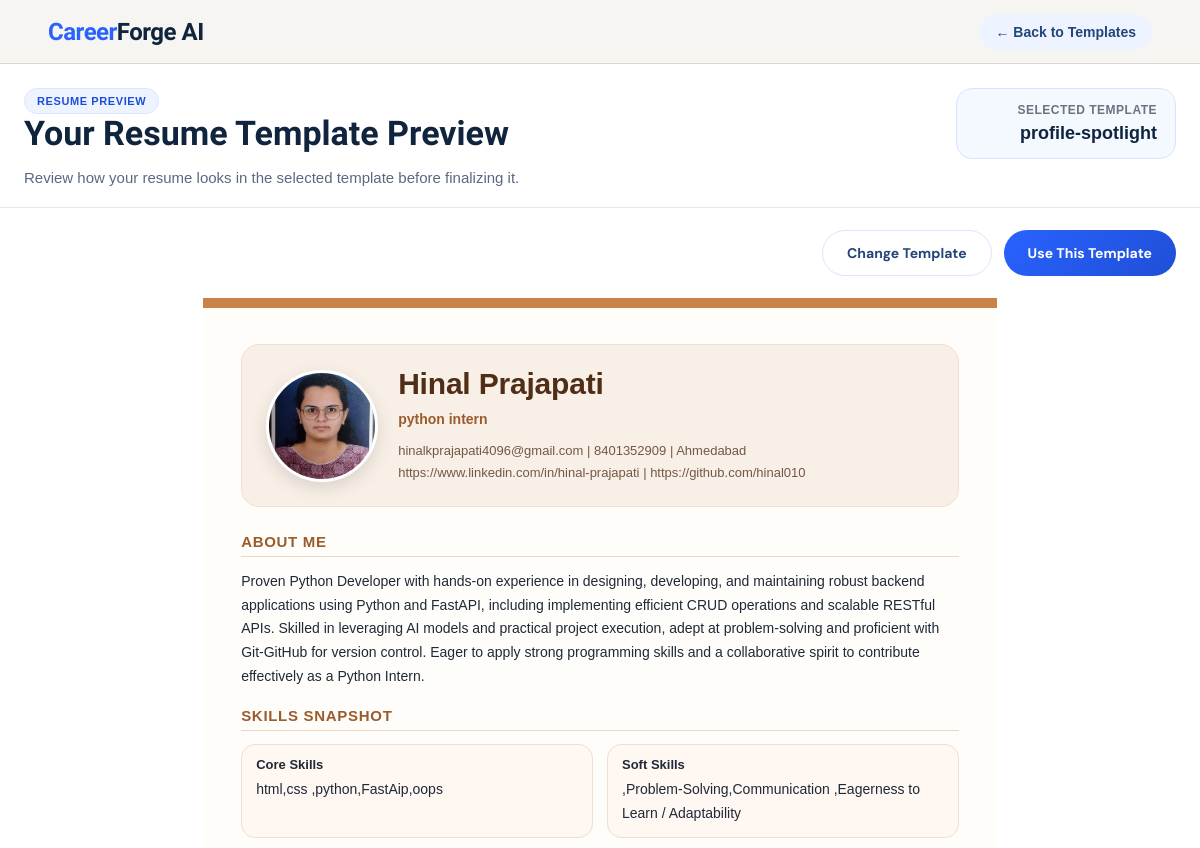
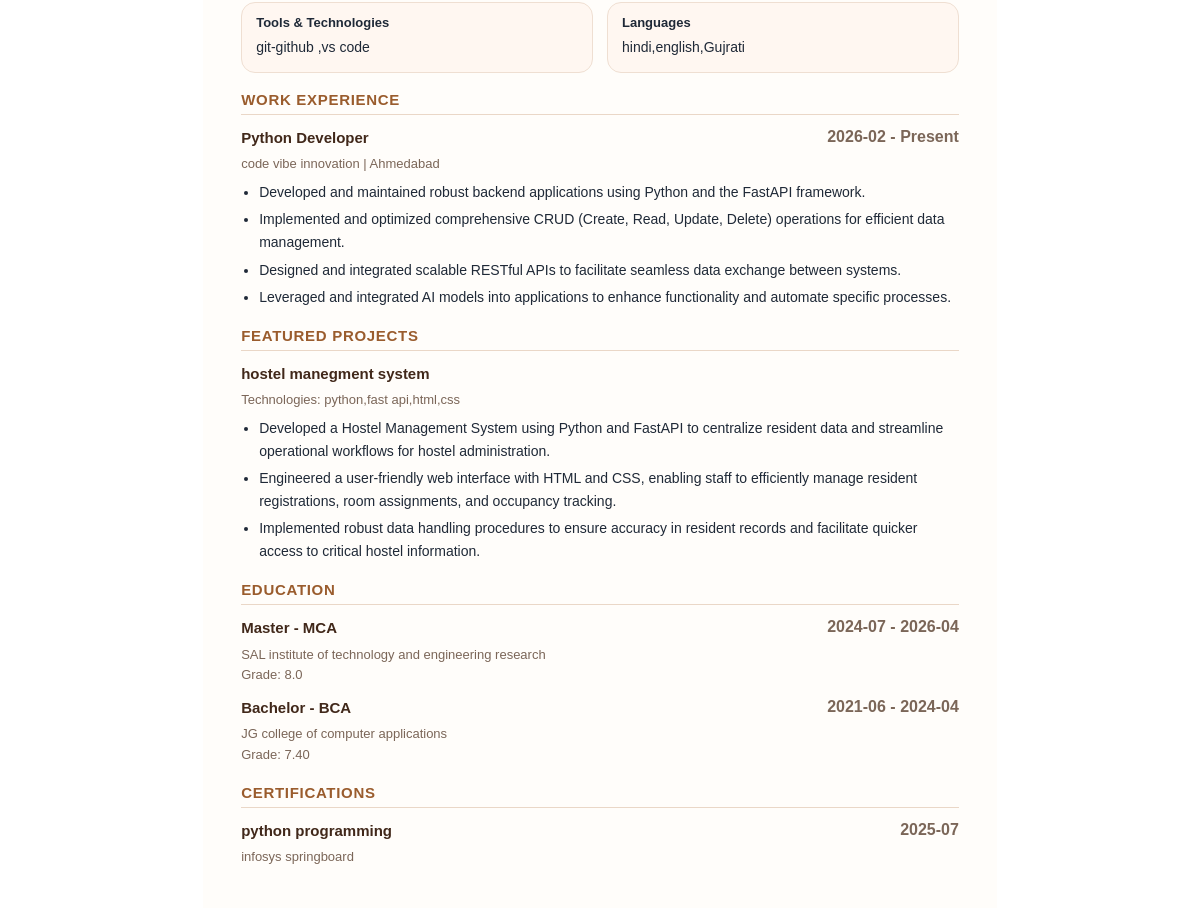
The app's page /resume_preview?template=profile-spotlight (signed in) with its own data (2 pictures, top to bottom).
### tables this page shows
CREATE TABLE user_profile (
    id INTEGER PRIMARY KEY AUTOINCREMENT,
    user_id INTEGER UNIQUE,
    full_name TEXT,
    email TEXT,
    contact TEXT,
    location TEXT,
    country TEXT,
    linkedin TEXT,
    github TEXT,
    photo TEXT,
    FOREIGN KEY (user_id) REFERENCES users(id) ON DELETE CASCADE
);

CREATE TABLE user_skills (
    id INTEGER PRIMARY KEY AUTOINCREMENT,
    user_id INTEGER UNIQUE,
    job_role_id INTEGER,
    custom_job_role TEXT,
    core_skills TEXT,
    soft_skills TEXT,
    tools_technologies TEXT,
    languages TEXT,
    missing_skills_suggestions TEXT,
    FOREIGN KEY (user_id) REFERENCES users(id) ON DELETE CASCADE,
    FOREIGN KEY (job_role_id) REFERENCES job_title_master(id)
);

CREATE TABLE professional_summary (
    id INTEGER PRIMARY KEY AUTOINCREMENT,
    user_id INTEGER UNIQUE,
    professional_summary TEXT,
    FOREIGN KEY (user_id) REFERENCES users(id) ON DELETE CASCADE
);

CREATE TABLE experience (
    id INTEGER PRIMARY KEY AUTOINCREMENT,
    user_id INTEGER NOT NULL,
    job_title_id INTEGER,
    custom_job_title TEXT,
    experience_type_id INTEGER,
    company_name TEXT,
    location TEXT,
    start_month TEXT,
    end_month TEXT,
    currently_working INTEGER DEFAULT 0,
    description TEXT,
    FOREIGN KEY (user_id) REFERENCES users(id) ON DELETE CASCADE,
    FOREIGN KEY (job_title_id) REFERENCES job_title_master(id),
    FOREIGN KEY (experience_type_id) REFERENCES experience_type_master(id)
);

CREATE TABLE projects (
    id INTEGER PRIMARY KEY AUTOINCREMENT,
    user_id INTEGER NOT NULL,
    project_title TEXT NOT NULL,
    technologies TEXT,
    description TEXT,
    FOREIGN KEY (user_id) REFERENCES users(id) ON DELETE CASCADE
);

CREATE TABLE education (
    id INTEGER PRIMARY KEY AUTOINCREMENT,
    user_id INTEGER NOT NULL,
    degree_id INTEGER,
    course_id INTEGER,
    institution_id INTEGER,
    location TEXT,
    start_month TEXT,
    end_month TEXT,
    grade TEXT, custom_degree TEXT, custom_course TEXT, custom_institution TEXT,
    FOREIGN KEY (user_id) REFERENCES users(id) ON DELETE CASCADE,
    FOREIGN KEY (degree_id) REFERENCES degree_master(id),
    FOREIGN KEY (course_id) REFERENCES course_master(id),
    FOREIGN KEY (institution_id) REFERENCES institute_master(id)
);

CREATE TABLE certification (
    id INTEGER PRIMARY KEY AUTOINCREMENT,
    user_id INTEGER NOT NULL,
    certificate_name TEXT NOT NULL,
    organization TEXT NOT NULL,
    certificate_date TEXT NOT NULL,
    FOREIGN KEY (user_id) REFERENCES users(id) ON DELETE CASCADE
);

### main.py (the view)
@app.get("/resume_preview", response_class=HTMLResponse)
def resume_preview_page(
    request: Request,
    template: str = Query(None)
):
    user = require_login(request)
    if isinstance(user, RedirectResponse):
        return user
    template_map = {
        "classic-edge": "resume_templates/classic_edge.html",
        "nova-grid": "resume_templates/nova_grid.html",
        "profile-spotlight": "resume_templates/profile_spotlight.html",
        "pure-ats": "resume_templates/pure_ats.html",
        "executive-line": "resume_templates/executive_line.html",
        "soft-modern": "resume_templates/soft_modern.html",
    }
    selected_row = get_selected_template(user["id"])
    if template in template_map:
        selected_template_name = template
    elif selected_row and selected_row.get("template_name") in template_map:
        selected_template_name = selected_row["template_name"]
    else:
        selected_template_name = "classic-edge"
    template_file = template_map[selected_template_name]
    profile = get_user_profile(user["id"])
    educations = get_education(user["id"])
    experiences = get_experience(user["id"])
    skills = get_skills(user["id"])
    projects = get_projects(user["id"])
    certifications = get_certifications(user["id"])
    summary_row = get_professional_summary(user["id"])
    if skills:
        skills["job_role_text"] = get_job_role_text_from_skills(skills)
    return templates.TemplateResponse(
        request,
        "resume_preview.html",
        {
            "request": request,
            "user": user,
            "profile": profile,
            "educations": educations,
            "experiences": experiences,
            "skills": skills,
            "projects": projects,
            "certifications": certifications,
            "saved_summary": summary_row["professional_summary"] if summary_row else "",
            "selected_template_name": selected_template_name,
            "template_file": template_file
        }
    )

### template/resume_preview.html (shortened to what this page needs)
<!DOCTYPE html>
<html lang="en">
<head>
    <link rel="stylesheet" href="/static/resume_preview.css">
    <link rel="stylesheet" href="/static/resume_pdf.css">
</head>
<body>
    <div class="page-wrapper">
        <header class="topbar">
            <div class="logo"><span>Career</span>Forge AI</div>
            <div class="topbar-actions">
                <a href="/choose_template" class="back-link">← Back to Templates</a>
            </div>
        </header>
        <section class="preview-header">
            <div class="preview-header-left">
                <p class="preview-badge">Resume Preview</p>
                <h1>Your Resume Template Preview</h1>
                <p class="preview-subtext">
                    Review how your resume looks in the selected template before finalizing it.
                </p>
            </div>
            <div class="preview-header-right">
                <div class="selected-template-box">
                    <span class="selected-label">Selected Template</span>
                    <strong id="selectedTemplateName">
                        {{ selected_template_name if selected_template_name else "classic-edge" }}
                    </strong>
                </div>
            </div>
        </section>
        <section class="preview-actions-bar">
            <button type="button" class="secondary-btn" onclick="window.location.href='/choose_template'">
                Change Template
            </button>
            <button type="button" class="primary-btn" onclick="useTemplate()">
                Use This Template
            </button>
        </section>
        <main class="preview-main">
            <div class="resume-shell">
                <div class="resume-paper template-{{ selected_template_name if selected_template_name else 'classic-edge' }}" id="resumePaper">
                    {% include template_file %}
                </div>
            </div>
        </main>
    </div>
</body>
</html>

### template/resume_templates/profile_spotlight.html (shortened to what this page needs)
<div class="resume-template profile-spotlight-template">
    <header class="spotlight-header">
        <div class="spotlight-left">
            {% if profile and profile.photo %}
            <div class="profile-photo-wrap">
                <img src="{{ profile.photo }}" alt="Profile Photo" class="profile-photo">
            </div>
            {% endif %}
        </div>
        <div class="spotlight-right">
            <h1>{{ profile.full_name if profile and profile.full_name else user.full_name }}</h1>
            <p class="headline-role">
                {% if skills and skills.job_role_text %}
                    {{ skills.job_role_text }}
                {% else %}
                    Professional Resume
                {% endif %}
            </p>
            <div class="resume-contact">
                {% if profile and profile.email %}<span>{{ profile.email }}</span>{% endif %}
                {% if profile and profile.contact %}<span> | {{ profile.contact }}</span>{% endif %}
                {% if profile and profile.location %}<span> | {{ profile.location }}</span>{% endif %}
            </div>
            <div class="resume-contact">
                {% if profile and profile.linkedin %}<span>{{ profile.linkedin }}</span>{% endif %}
                {% if profile and profile.github %}<span> | {{ profile.github }}</span>{% endif %}
            </div>
        </div>
    </header>
    {% if saved_summary %}
    <section class="resume-section">
        <h2>About Me</h2>
        <p>{{ saved_summary }}</p>
    </section>
    {% endif %}
    {% if skills %}
    <section class="resume-section">
        <h2>Skills Snapshot</h2>
        <div class="chip-grid">
            {% if skills.core_skills %}
            <div class="chip-block">
                <strong>Core Skills</strong>
                <p>{{ skills.core_skills }}</p>
            </div>
            {% endif %}
            {% if skills.soft_skills %}
            <div class="chip-block">
                <strong>Soft Skills</strong>
                <p>{{ skills.soft_skills }}</p>
            </div>
            {% endif %}
            {% if skills.tools_technologies %}
            <div class="chip-block">
                <strong>Tools & Technologies</strong>
                <p>{{ skills.tools_technologies }}</p>
            </div>
            {% endif %}
            {% if skills.languages %}
            <div class="chip-block">
                <strong>Languages</strong>
                <p>{{ skills.languages }}</p>
            </div>
            {% endif %}
        </div>
    </section>
    {% endif %}
    {% if experiences and experiences|length > 0 %}
    <section class="resume-section">
        <h2>Work Experience</h2>
        {% for exp in experiences %}
        <div class="resume-item">
            <div class="item-row">
                <strong>
                    {% if exp.job_title_text %}
                        {{ exp.job_title_text }}
                    {% elif exp.job_title_name %}
                        {{ exp.job_title_name }}
                    {% elif exp.custom_job_title %}
                        {{ exp.custom_job_title }}
                    {% else %}
                        Job Title
                    {% endif %}
                </strong>
                <span>
                    {{ exp.start_month if exp.start_month else "" }}
                    {% if exp.start_month or exp.end_month or exp.currently_working %} - {% endif %}
                    {% if exp.currently_working %}
                        Present
                    {% else %}
                        {{ exp.end_month if exp.end_month else "Present" }}
                    {% endif %}
                </span>
            </div>
            <div class="item-sub">
                {{ exp.company_name if exp.company_name else "Company" }}
                {% if exp.location %} | {{ exp.location }}{% endif %}
            </div>
            {% if exp.description %}
            <ul class="resume-list">
                {% for line in exp.description.split('\n') %}
                    {% if line.strip() %}
                        <li>{{ line.strip().lstrip('-• ') }}</li>
                    {% endif %}
                {% endfor %}
            </ul>
            {% endif %}
        </div>
        {% endfor %}
    </section>
    {% endif %}
    {% if projects and projects|length > 0 %}
    <section class="resume-section">
        <h2>Featured Projects</h2>
        {% for project in projects %}
        <div class="resume-item">
            <div class="item-row">
                <strong>{{ project.project_title }}</strong>
            </div>
            {% if project.technologies %}
            <div class="item-sub">Technologies: {{ project.technologies }}</div>
            {% endif %}
            {% if project.description %}
            <ul class="resume-list">
                {% for line in project.description.split('\n') %}
                    {% if line.strip() %}
                        <li>{{ line.strip().lstrip('-• ') }}</li>
                    {% endif %}
                {% endfor %}
            </ul>
            {% endif %}
        </div>
        {% endfor %}
    </section>
    {% endif %}
    {% if educations and educations|length > 0 %}
    <section class="resume-section">
        <h2>Education</h2>
        {% for edu in educations %}
        <div class="resume-item">
            <div class="item-row">
                <strong>
                    {% if edu.degree_text %}
                        {{ edu.degree_text }}
                    {% elif edu.degree_name %}
                        {{ edu.degree_name }}
                    {% endif %}
                    {% if edu.course_text %}
                        - {{ edu.course_text }}
                    {% elif edu.course_name %}
                        - {{ edu.course_name }}
                    {% endif %}
                </strong>
                <span>
                    {{ edu.start_month if edu.start_month else "" }}
                    {% if edu.start_month or edu.end_month %} - {% endif %}
                    {{ edu.end_month if edu.end_month else "Present" }}
                </span>
            </div>
            <div class="item-sub">
                {{ edu.institution_text if edu.institution_text else edu.institute_name if edu.institute_name else "Institution" }}
            </div>
            {% if edu.grade %}
            <div class="item-sub">Grade: {{ edu.grade }}</div>
            {% endif %}
        </div>
        {% endfor %}
    </section>
    {% endif %}
    {% if certifications and certifications|length > 0 %}
    <section class="resume-section">
        <h2>Certifications</h2>
        {% for cert in certifications %}
        <div class="resume-item">
            <div class="item-row">
                <strong>{{ cert.certificate_name }}</strong>
                {% if cert.certificate_date %}<span>{{ cert.certificate_date }}</span>{% endif %}
            </div>
            {% if cert.organization %}
            <div class="item-sub">{{ cert.organization }}</div>
            {% endif %}
        </div>
        {% endfor %}
    </section>
    {% endif %}
</div>

### records on screen
user_profile: photo (picture), full_name "Hinal Prajapati", email "hinalkprajapati4096@gmail.com", contact "8401352909", location "Ahmedabad", linkedin "https://www.linkedin.com/in/hinal-prajapati", github "https://github.com/hinal010"
user_skills: job_role_text "python intern", core_skills "html,css ,python,FastAip,oops", soft_skills ",Problem-Solving,Communication ,Eagerness to Learn / Adaptability", tools_technologies "git-github ,vs code", languages "hindi,english,Gujrati"
professional_summary: professional_summary "Proven Python Developer with hands-on experience in designing, developing, and maintaining robust backend applications using Python and FastAPI, including implementing efficient CRUD operations and scalable RESTful APIs. Skilled in leveraging AI models and practical project execution, adept at problem-solving and proficient with Git-GitHub for version control. Eager to apply strong programming skills and a collaborative spirit to contribute effectively as a Python Intern."
experience: job_title_name "Python Developer", start_month "2026-02", currently_working "Present", company_name "code vibe innovation", location "Ahmedabad", strip "Developed and maintained robust backend applications using Python and the FastAPI framework." "Implemented and optimized comprehensive CRUD (Create, Read, Update, Delete) operations for efficient data management." "Designed and integrated scalable RESTful APIs to facilitate seamless data exchange between systems." "Leveraged and integrated AI models into applications to enhance functionality and automate specific processes."
projects: project_title "hostel manegment system", technologies "python,fast api,html,css", strip "Developed a Hostel Management System using Python and FastAPI to centralize resident data and streamline operational workflows for hostel administration." "Engineered a user-friendly web interface with HTML and CSS, enabling staff to efficiently manage resident registrations, room assignments, and occupancy tracking." "Implemented robust data handling procedures to ensure accuracy in resident records and facilitate quicker access to critical hostel information."
education: degree_name "Master", course_name "MCA", start_month "2024-07", end_month "2026-04", custom_institution "SAL institute of technology and engineering research", grade "8.0"
education: degree_name "Bachelor", course_name "BCA", start_month "2021-06", end_month "2024-04", custom_institution "JG college of computer applications", grade "7.40"
certification: certificate_name "python programming", certificate_date "2025-07", organization "infosys springboard"

### other values on screen
{{ selected_template_name if selected_template_name else "classic-edge" }} "profile-spotlight"
